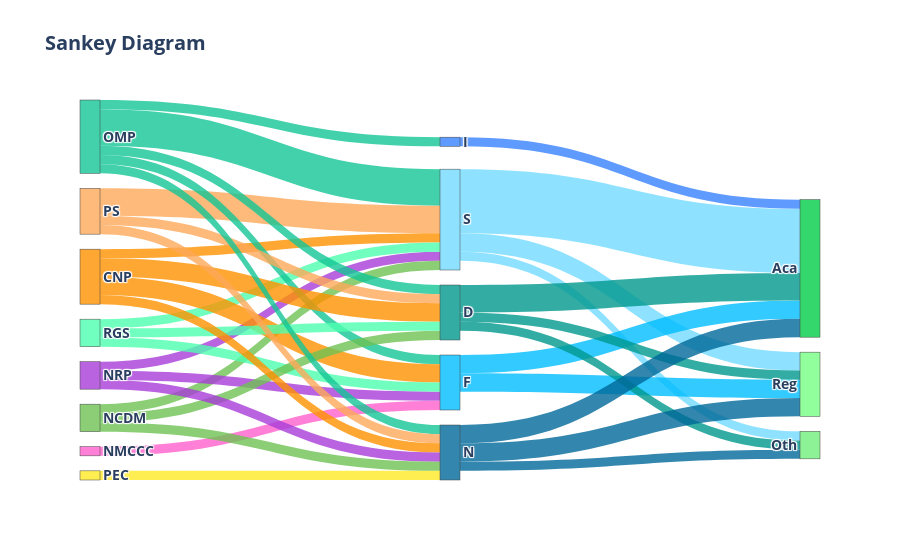

Notebook code cell kept with this figure:
### Code cell
import pandas as pd
import plotly.graph_objects as go

df = pd.read_csv('sankey_assignment.csv')

sources = ['OMP', 'PS', 'CNP', 'NRP', 'NMCCC', 'PEC', 'NCDM', 'RGS']
labels = df['LABEL'].tolist()
targets = ['Reg', 'Aca', 'Oth']
nodes = sources + labels + targets

links = []
for idx, row in df.iterrows():
    label = row['LABEL']
    label_idx = nodes.index(label)
    
    for source in sources:
        value = row[source]
        if value > 0:
            source_idx = nodes.index(source)
            links.append({
                'source': source_idx,
                'target': label_idx,
                'value': value
            })
    
    for target in targets:
        value = row[target]
        if value > 0:
            target_idx = nodes.index(target)
            links.append({
                'source': label_idx,
                'target': target_idx,
                'value': value
            })

node_colors = ['rgba(19, 198, 151, 0.8)', 'rgba(253, 169, 89, 0.8)', 'rgba(255, 146, 0, 0.8)', 'rgba(169, 60, 217, 0.8)', 'rgba(255, 97, 204, 0.8)',
               'rgba(255, 234, 39, 0.8)', 'rgba(110, 194, 83, 0.8)', 'rgba(78, 255, 175, 0.8)', 'rgba(116, 219, 255, 0.8)', 'rgba(0, 189, 255, 0.8)',
               'rgba(0, 153, 142, 0.8)', 'rgba(0, 104, 153, 0.8)', 'rgba(55, 129, 255, 0.8)', 'rgba(118, 255, 131, 0.8)', 'rgba(0, 205, 70, 0.8)',
               'rgba(112, 239, 123, 0.8)']

link_colors = []
link_colors = []
for link in links:
    source_idx = link['source']
    link_colors.append(node_colors[source_idx])

fig = go.Figure(go.Sankey(
    node=dict(
        pad=15,
        thickness=20,
        color=node_colors,
        label=nodes
    ),
    link=dict(
        source=[link['source'] for link in links],
        target=[link['target'] for link in links],
        value=[link['value'] for link in links],
        color=link_colors
    )
))

fig.update_layout(title_text="Sankey Diagram", font_size=14, font_weight='bold')
fig.show()

### Figure 1 — Plotly figure (JSON) as saved in the notebook; plotly's stock layout.template omitted (floating-point values rounded to 4 significant figures)
{"data": [{"link": {"color": ["rgba(19, 198, 151, 0.8)", "rgba(253, 169, 89, 0.8)", "rgba(255, 146, 0, 0.8)", "rgba(169, 60, 217, 0.8)", "rgba(110, 194, 83, 0.8)", "rgba(78, 255, 175, 0.8)", "rgba(116, 219, 255, 0.8)", "rgba(116, 219, 255, 0.8)", "rgba(116, 219, 255, 0.8)", "rgba(19, 198, 151, 0.8)", "rgba(255, 146, 0, 0.8)", "rgba(169, 60, 217, 0.8)", "rgba(255, 97, 204, 0.8)", "rgba(78, 255, 175, 0.8)", "rgba(0, 189, 255, 0.8)", "rgba(0, 189, 255, 0.8)", "rgba(19, 198, 151, 0.8)", "rgba(253, 169, 89, 0.8)", "rgba(255, 146, 0, 0.8)", "rgba(110, 194, 83, 0.8)", "rgba(78, 255, 175, 0.8)", "rgba(0, 153, 142, 0.8)", "rgba(0, 153, 142, 0.8)", "rgba(0, 153, 142, 0.8)", "rgba(19, 198, 151, 0.8)", "rgba(253, 169, 89, 0.8)", "rgba(255, 146, 0, 0.8)", "rgba(169, 60, 217, 0.8)", "rgba(255, 234, 39, 0.8)", "rgba(110, 194, 83, 0.8)", "rgba(0, 104, 153, 0.8)", "rgba(0, 104, 153, 0.8)", "rgba(0, 104, 153, 0.8)", "rgba(19, 198, 151, 0.8)", "rgba(55, 129, 255, 0.8)"], "source": [0, 1, 2, 3, 6, 7, 8, 8, 8, 0, 2, 3, 4, 7, 9, 9, 0, 1, 2, 6, 7, 10, 10, 10, 0, 1, 2, 3, 5, 6, 11, 11, 11, 0, 12], "target": [8, 8, 8, 8, 8, 8, 13, 14, 15, 9, 9, 9, 9, 9, 13, 14, 10, 10, 10, 10, 10, 13, 14, 15, 11, 11, 11, 11, 11, 11, 13, 14, 15, 12, 14], "value": [4, 3, 1, 1, 1, 1, 2, 7, 1, 1, 2, 1, 1, 1, 2, 2, 1, 1, 2, 1, 1, 1, 3, 1, 1, 1, 1, 1, 1, 1, 2, 2, 1, 1, 1]}, "node": {"color": ["rgba(19, 198, 151, 0.8)", "rgba(253, 169, 89, 0.8)", "rgba(255, 146, 0, 0.8)", "rgba(169, 60, 217, 0.8)", "rgba(255, 97, 204, 0.8)", "rgba(255, 234, 39, 0.8)", "rgba(110, 194, 83, 0.8)", "rgba(78, 255, 175, 0.8)", "rgba(116, 219, 255, 0.8)", "rgba(0, 189, 255, 0.8)", "rgba(0, 153, 142, 0.8)", "rgba(0, 104, 153, 0.8)", "rgba(55, 129, 255, 0.8)", "rgba(118, 255, 131, 0.8)", "rgba(0, 205, 70, 0.8)", "rgba(112, 239, 123, 0.8)"], "label": ["OMP", "PS", "CNP", "NRP", "NMCCC", "PEC", "NCDM", "RGS", "S", "F", "D", "N", "I", "Reg", "Aca", "Oth"], "pad": 15, "thickness": 20}, "type": "sankey"}], "layout": {"font": {"size": 14, "weight": "bold"}, "title": {"text": "Sankey Diagram"}}}
